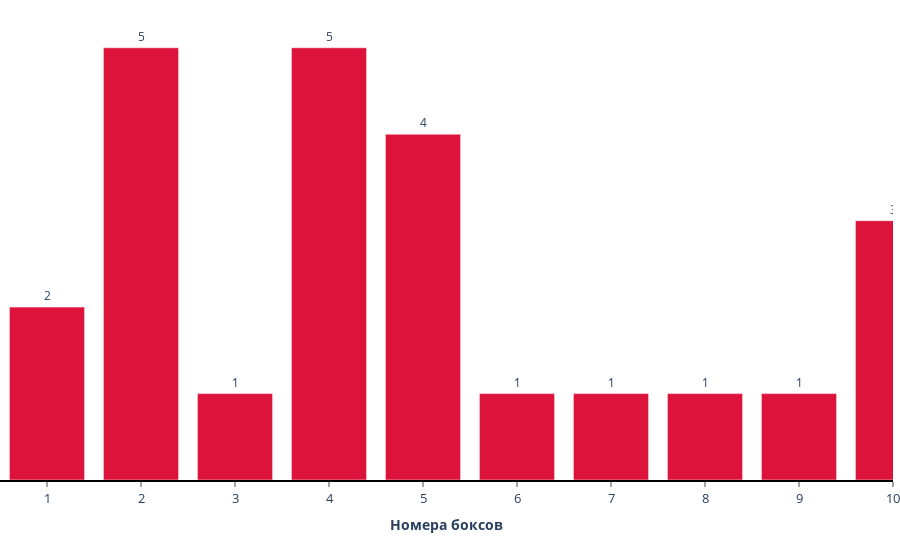

The cell this chart's notebook holds for it:
### Code cell
fig = go.Figure()
fig.add_trace(go.Bar(x=[1,2,3,4,5,6,7,8,9,10], y=[2,5,1,5,4,1,1,1,1,3],
                     
                     marker_color='crimson',
                     name='expenses'))
fig.update_traces(texttemplate='%{y}', textposition='outside')
fig.update_yaxes(visible=False)
fig.update_xaxes(title="<b>Номера боксов</b>",
                 range=[0.5, 10],
                 zeroline=False,
                 showgrid=False,
                 linecolor='black', linewidth=2,
                 ticks="outside", tickfont_size=13,
                 # tickmode="array", tickvals=tick_values, ticktext=tick_texts,
                 fixedrange=True, tickangle=0)
fig.update_layout(
       template='plotly_white',
       margin={'t': 25, 'r': 0, 'l': 0, 'pad': 0},
       showlegend=False,
)

### Figure 1 — Plotly figure (JSON) as saved in the notebook; plotly's stock layout.template omitted (floating-point values rounded to 4 significant figures)
{"data": [{"marker": {"color": "crimson"}, "name": "expenses", "x": [1, 2, 3, 4, 5, 6, 7, 8, 9, 10], "y": [2, 5, 1, 5, 4, 1, 1, 1, 1, 3], "type": "bar", "textposition": "outside", "texttemplate": "%{y}"}], "layout": {"yaxis": {"visible": false}, "xaxis": {"tickfont": {"size": 13}, "title": {"text": "<b>Номера боксов</b>"}, "range": [0.5, 10], "zeroline": false, "showgrid": false, "linecolor": "black", "linewidth": 2, "ticks": "outside", "fixedrange": true, "tickangle": 0}, "margin": {"t": 25, "r": 0, "l": 0, "pad": 0}, "showlegend": false}}
